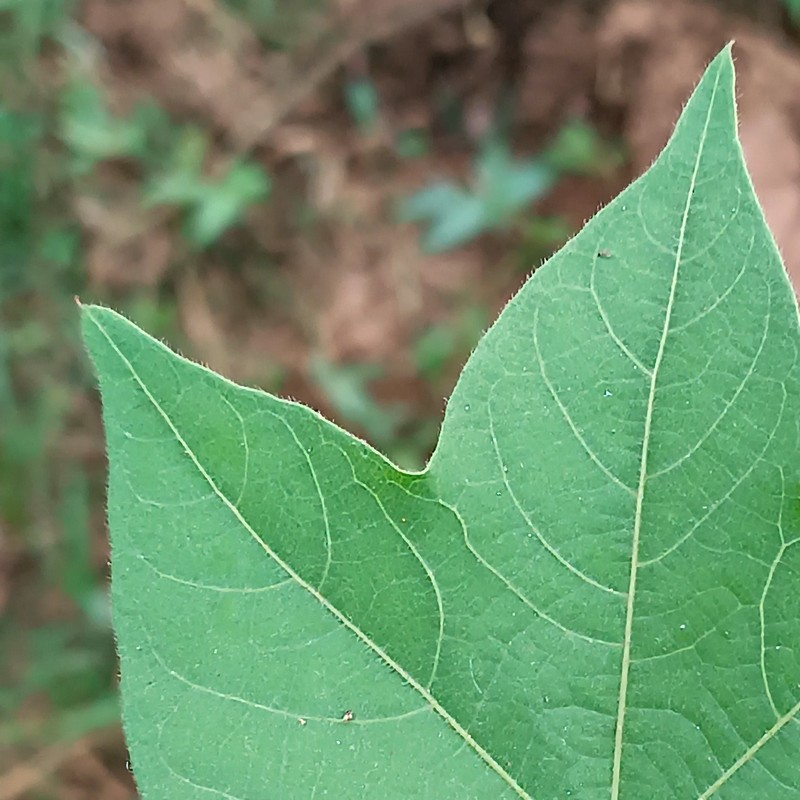
#> input picture backend/uploads/anonymous_20260128_174903_photo.jpg, 800 x 800 px
$ python -i image_quality_check.py   (imports and definitions only)   (older library calls are emulated)
#> lines starting #> are read from the running program, lines starting #| are printed output that depends on the picture; after the words box and inside, x2 and y2 are one past the last pixel; in counts of white or black regions, pixels touching at a corner belong together
import cv2
import numpy as np
from typing import Tuple, Dict

# [169 lines left out: functions check_image_quality, get_quality_feedback, enhance_image_quality, not called in this run]

def check_content_validity(image_path: str) -> Dict[str, any]:
    """
    Check if the image content appears to be a plant/leaf based on color analysis.
    This helps reject random photos like faces, furniture, etc.
    """
    try:
        img = cv2.imread(image_path)
#> img is the input picture: shape (800, 800, 3); mean B, G, R 106.3, 146.6, 108.6
        if img is None:
            return {'is_valid': False, 'reason': 'Unable to read image'}


        hsv = cv2.cvtColor(img, cv2.COLOR_BGR2HSV)
#> hsv: shape (800, 800, 3); mean H, S, V 49.3, 92.4, 151.9


        total_pixels = img.shape[0] * img.shape[1]


        lower_green = np.array([25, 30, 30])
        upper_green = np.array([95, 255, 255])
        mask_green = cv2.inRange(hsv, lower_green, upper_green)
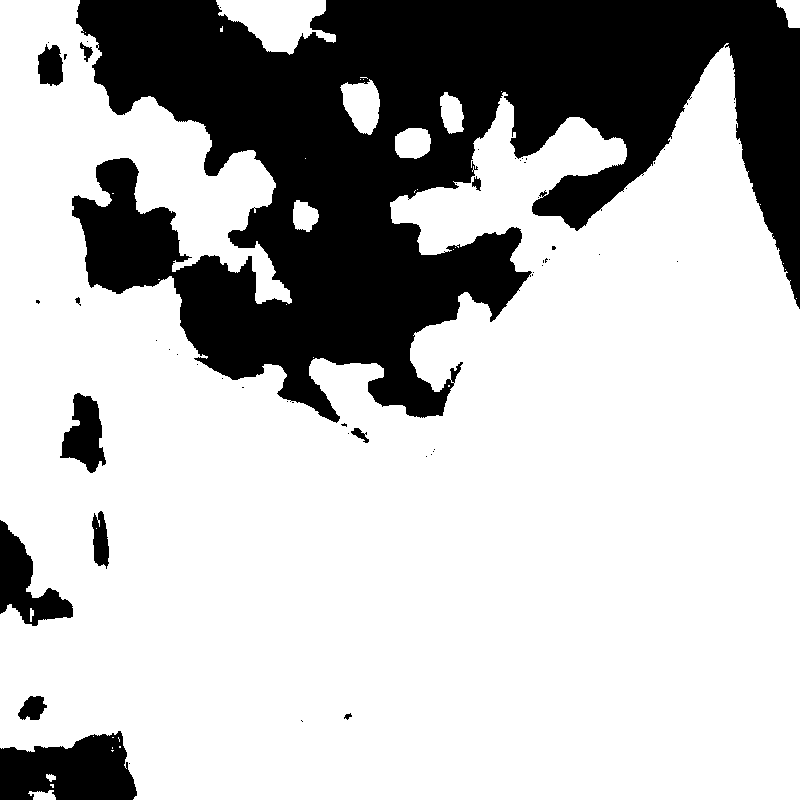
#> mask_green: shape (800, 800); 72.9% white; 55 black regions (43 under 20 px), largest, box (x1, y1, x2, y2) and area: (72, 0, 800, 423) 158409, (0, 731, 137, 800) 7101, (0, 520, 73, 626) 3359


        lower_yellow = np.array([10, 30, 30])
        upper_yellow = np.array([35, 255, 255])
        mask_yellow = cv2.inRange(hsv, lower_yellow, upper_yellow)
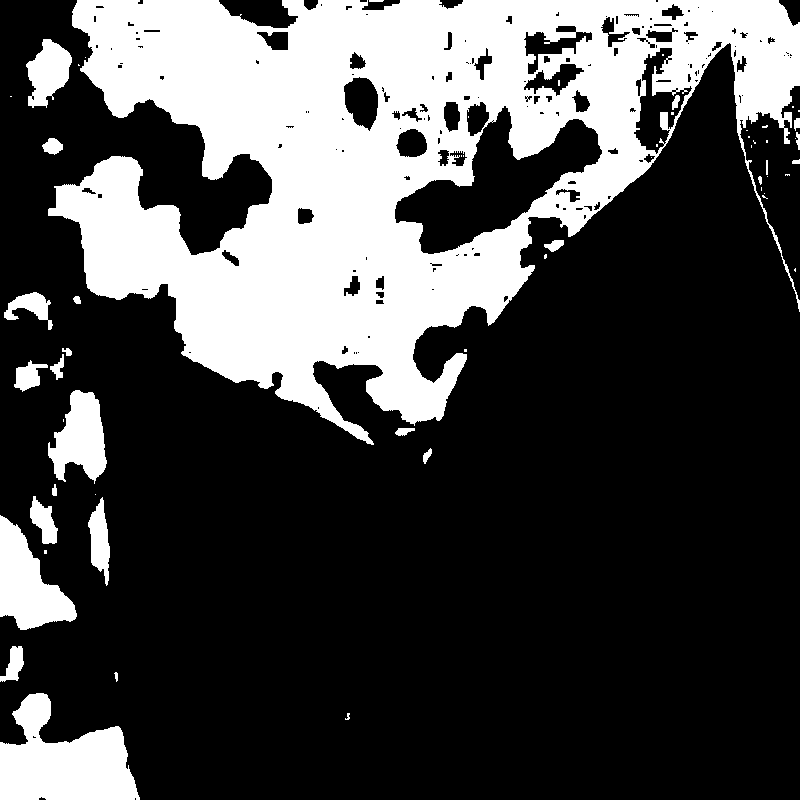
#> mask_yellow: shape (800, 800); 28.7% white; 59 white regions (32 under 20 px), largest, box (x1, y1, x2, y2) and area: (48, 0, 800, 445) 159005, (0, 693, 140, 800) 9297, (0, 515, 77, 630) 4703


        lower_brown = np.array([0, 20, 20])
        upper_brown = np.array([20, 200, 150])
        mask_brown = cv2.inRange(hsv, lower_brown, upper_brown)
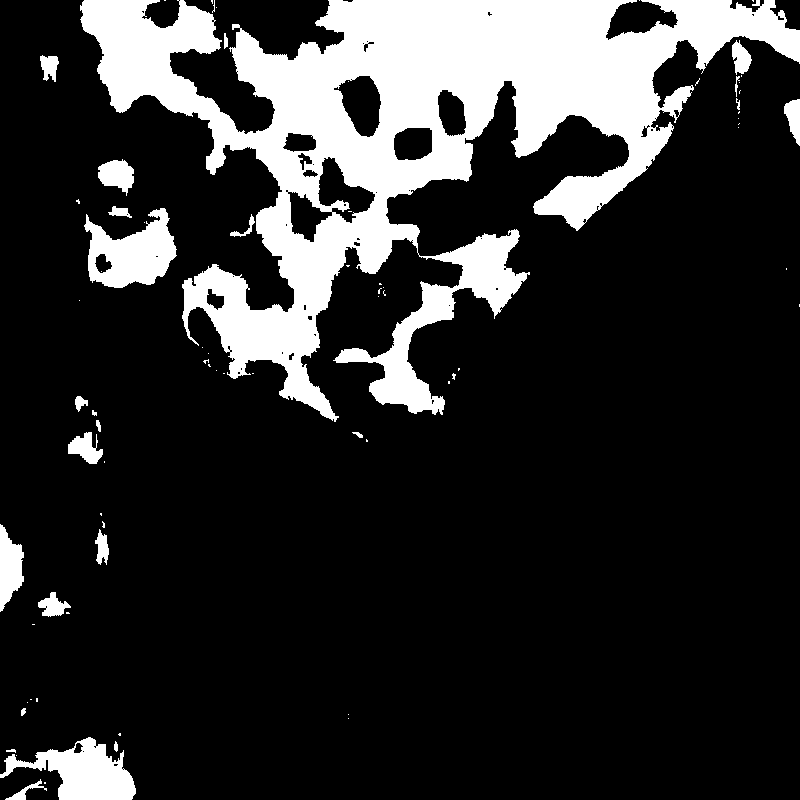
#> mask_brown: shape (800, 800); 18.5% white; 76 white regions (52 under 20 px), largest, box (x1, y1, x2, y2) and area: (80, 0, 800, 422) 103945, (84, 208, 177, 288) 4387, (0, 737, 136, 800) 4290


        combined_mask = cv2.bitwise_or(mask_green, mask_yellow)
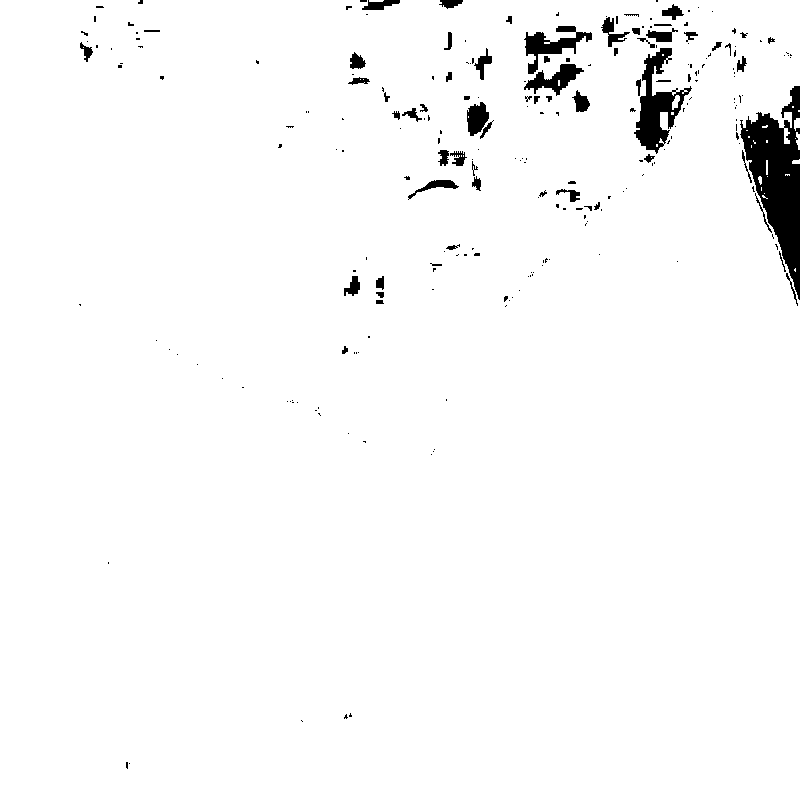
#> combined_mask: shape (800, 800); 97.5% white; 242 black regions (179 under 20 px), largest, box (x1, y1, x2, y2) and area: (740, 86, 800, 300) 6054, (634, 48, 692, 154) 2342, (524, 26, 592, 74) 1117
        combined_mask = cv2.bitwise_or(combined_mask, mask_brown)
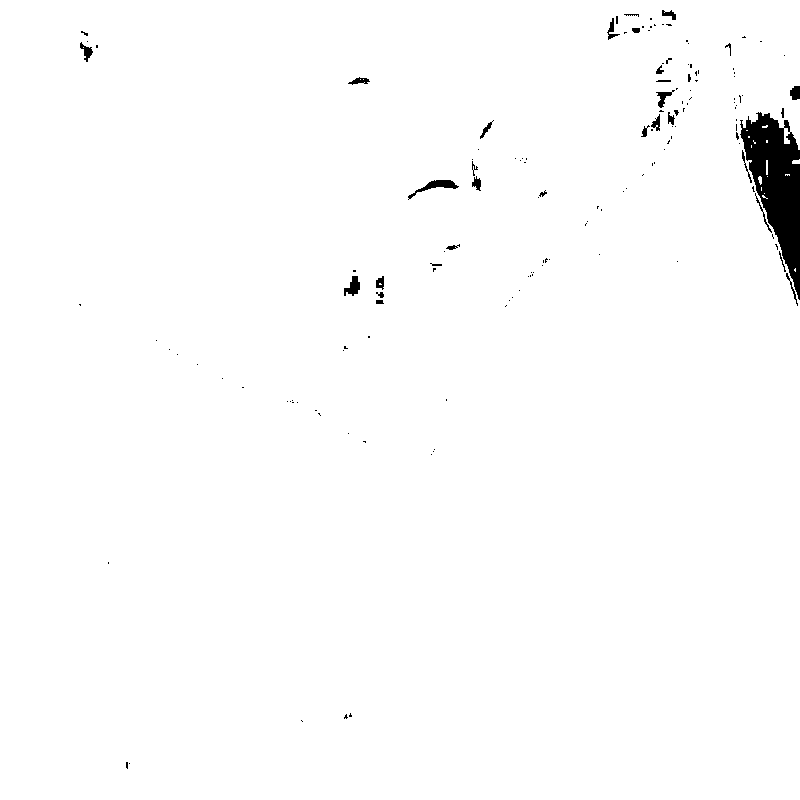
#> combined_mask: shape (800, 800); 98.7% white; 150 black regions (119 under 20 px), largest, box (x1, y1, x2, y2) and area: (740, 112, 800, 300) 5625, (408, 180, 459, 200) 277, (344, 276, 360, 296) 188


        plant_pixels = cv2.countNonZero(combined_mask)
#> plant_pixels = 631905
        plant_ratio = plant_pixels / total_pixels
#> plant_ratio = 0.987

        print(f"DEBUG: Plant pixel ratio: {plant_ratio:.3f}")
#| DEBUG: Plant pixel ratio: 0.987


        min_plant_ratio = 0.15

        if plant_ratio < min_plant_ratio:
            return {
                'is_valid': False,
                'reason': 'Image does not appear to contain enough plant material (leaves/stems). Please ensure the crop is clearly visible.',
                'score': float(plant_ratio)
            }

        return {
            'is_valid': True,
            'reason': 'Valid plant content detected',
            'score': float(plant_ratio)
        }

    except Exception as e:
        print(f"Error in content check: {e}")

        return {'is_valid': True, 'reason': 'Content check passed (fallback)'}

>>> result = check_content_validity('../uploads/anonymous_20260128_174903_photo.jpg')
#> result = {'is_valid': True, 'reason': 'Valid plant content detected', 'score': 0.987}

$ run again, on backend/uploads/anonymous_20260128_181046_photo.jpg
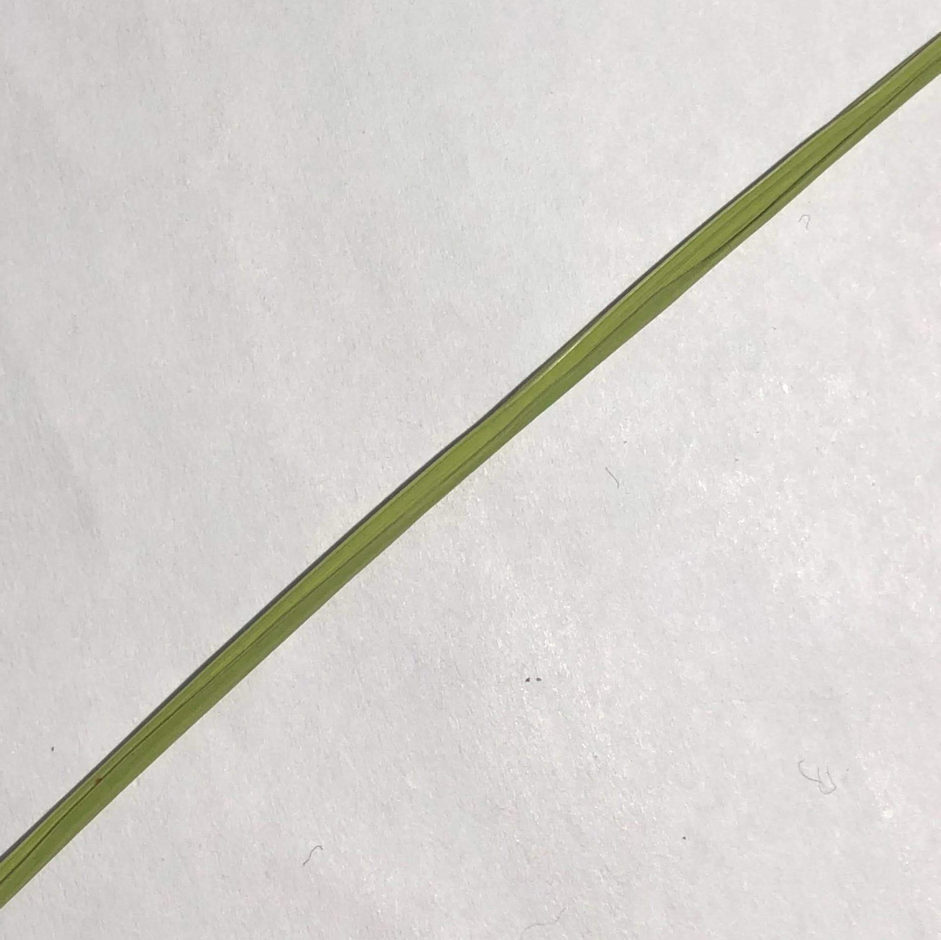
#> input picture backend/uploads/anonymous_20260128_181046_photo.jpg, 1881 x 1880 px (shown at 1/2 size)
#> in check_content_validity, img is the input picture: shape (1880, 1881, 3); mean B, G, R 207, 210.9, 214.1
#> hsv: shape (1880, 1881, 3); mean H, S, V 14, 11, 214.4
#> in check_content_validity, `mask_green = cv2.inRange(hsv, lower_green, upper_green)`:
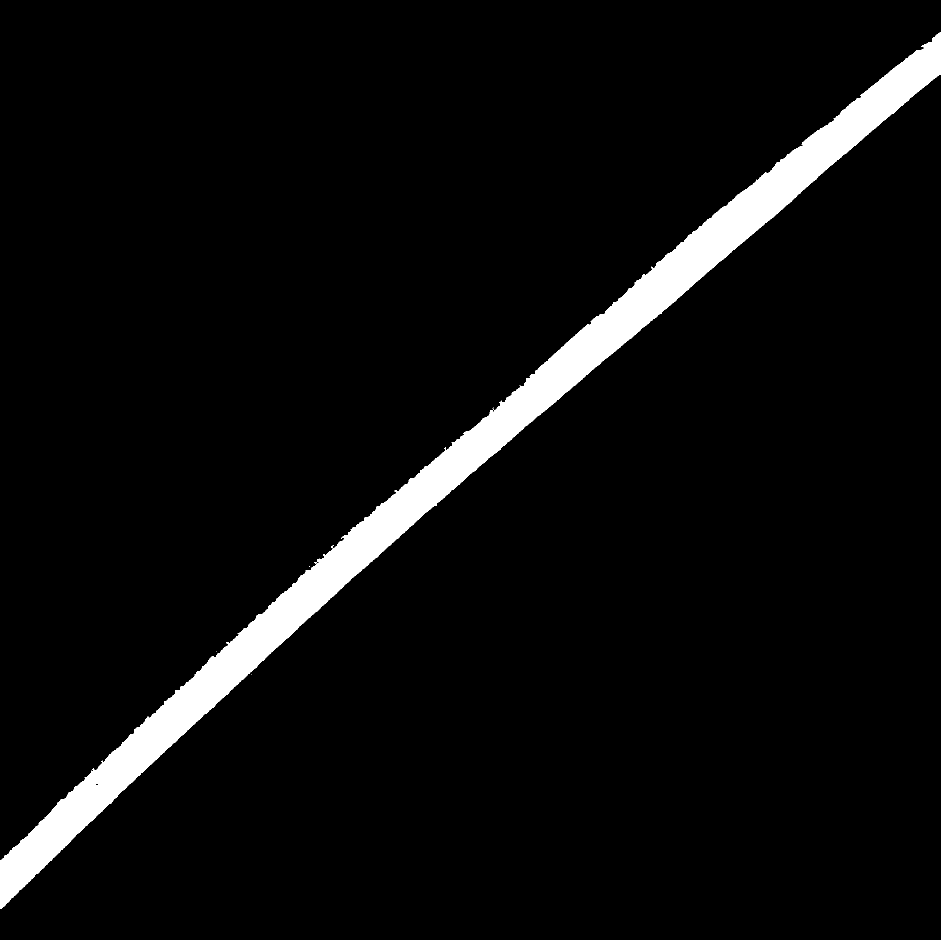
#> mask_green: shape (1880, 1881) (shown at 1/2 size); 5.1% white; 9 white regions (8 under 20 px), largest, box (x1, y1, x2, y2) and area: (0, 65, 1881, 1818) 180890
#> mask_yellow: shape (1880, 1881); 5.1% white; 4 white regions (3 under 20 px), largest, box (x1, y1, x2, y2) and area: (0, 65, 1881, 1818) 181440
#> mask_brown: shape (1880, 1881); 0.04% white in thin lines or dots, all inside (x1, y1, x2, y2) = (0, 82, 1863, 1720)
#> in check_content_validity, `combined_mask = cv2.bitwise_or(combined_mask, mask_brown)`:
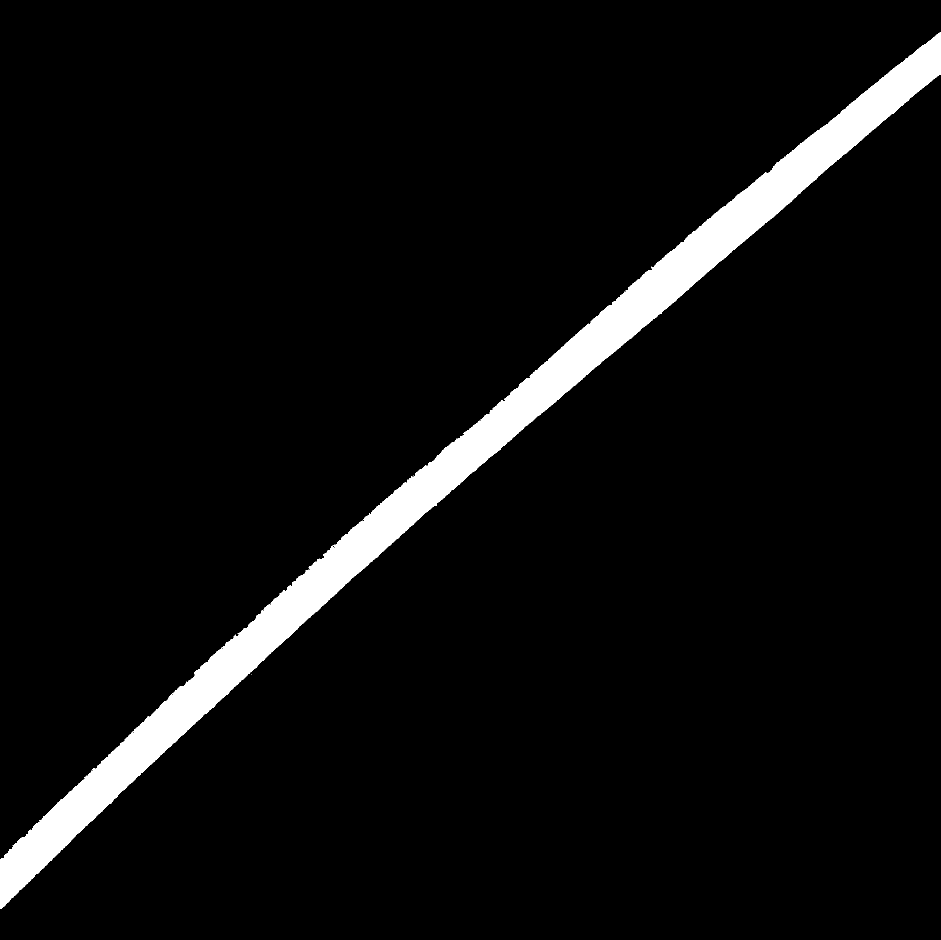
#> combined_mask: shape (1880, 1881) (shown at 1/2 size); 5.2% white; 9 white regions (8 under 20 px), largest, box (x1, y1, x2, y2) and area: (0, 65, 1881, 1818) 184539
#> plant_pixels = 184549
#> plant_ratio = 0.0522
#| DEBUG: Plant pixel ratio: 0.052
#> result = 3 items

$ run again, on backend/uploads/anonymous_20260128_181347_photo.jpg
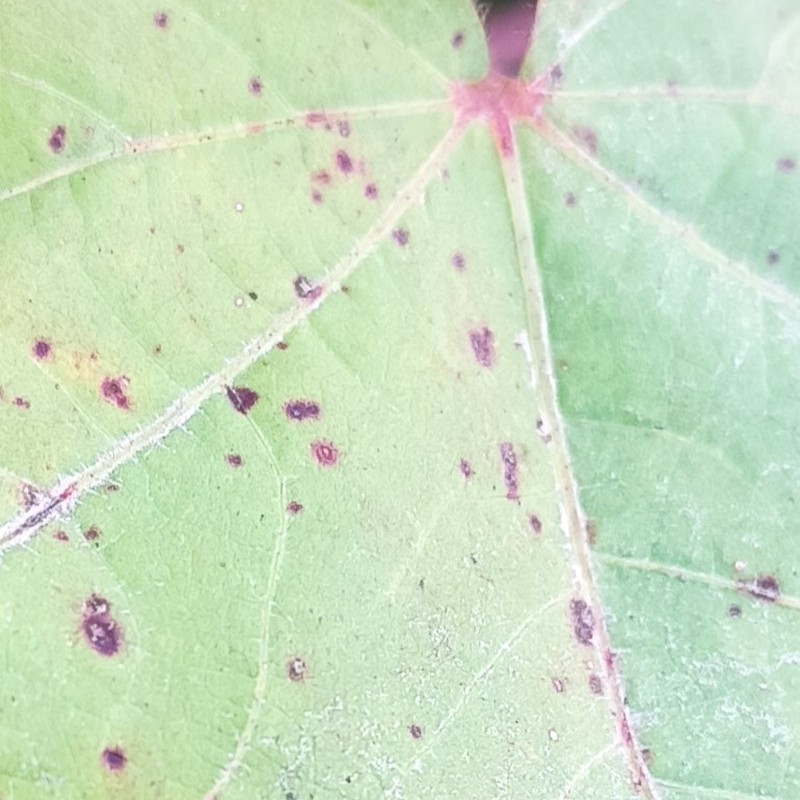
#> input picture backend/uploads/anonymous_20260128_181347_photo.jpg, 800 x 800 px
#> in check_content_validity, img is the input picture: shape (800, 800, 3); mean B, G, R 196.1, 225.4, 204.6
#> hsv: shape (800, 800, 3); mean H, S, V 57.3, 38.8, 227
#> in check_content_validity, `mask_green = cv2.inRange(hsv, lower_green, upper_green)`:
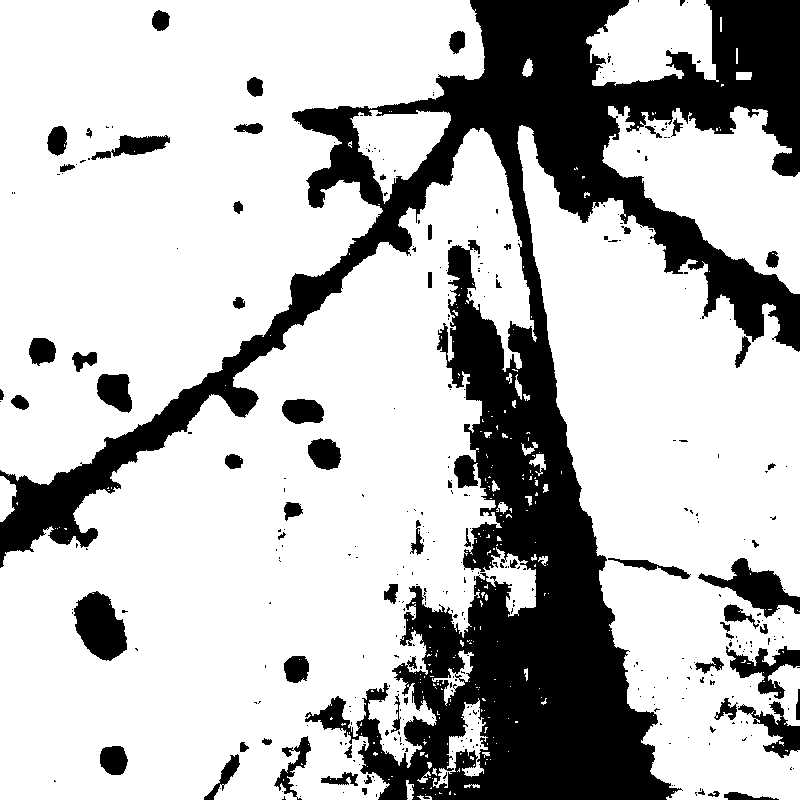
#> mask_green: shape (800, 800); 73.5% white; 369 black regions (303 under 20 px), largest, box (x1, y1, x2, y2) and area: (0, 0, 800, 800) 147589, (74, 591, 127, 661) 2507, (698, 558, 800, 618) 2322
#> mask_yellow: shape (800, 800); 1.5% white; 157 white regions (116 under 20 px), largest, box (x1, y1, x2, y2) and area: (26, 330, 135, 416) 3074, (306, 135, 361, 202) 907, (98, 744, 129, 786) 582
#> mask_brown: shape (800, 800); 0.07% white in thin lines or dots
#> in check_content_validity, `combined_mask = cv2.bitwise_or(mask_green, mask_yellow)`:
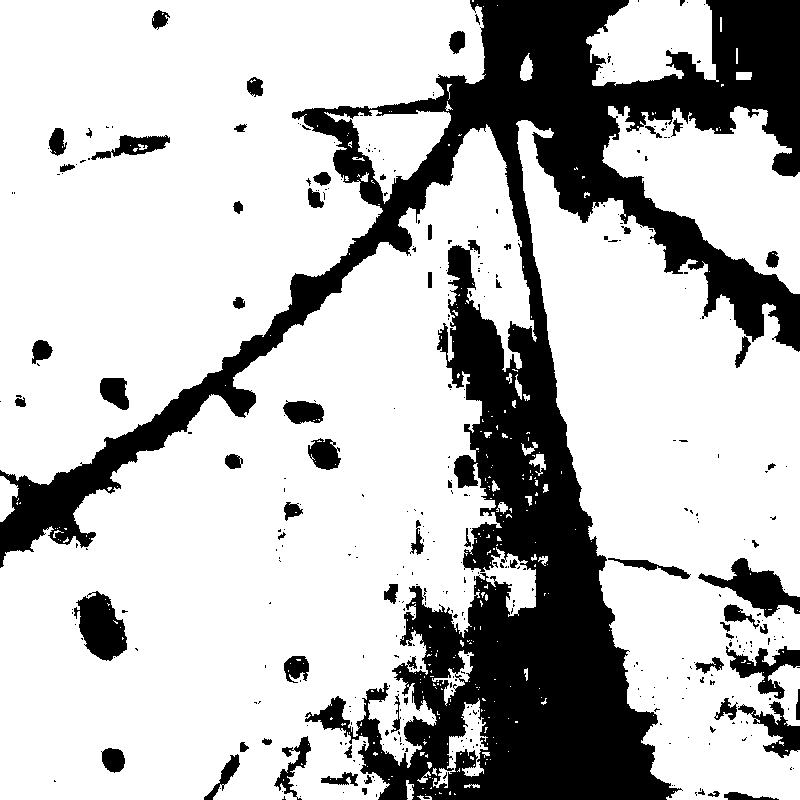
#> combined_mask: shape (800, 800); 74.2% white; 388 black regions (321 under 20 px), largest, box (x1, y1, x2, y2) and area: (0, 0, 800, 800) 145230, (74, 591, 127, 661) 2344, (698, 558, 800, 618) 2322
#> plant_pixels = 474912
#> plant_ratio = 0.742
#| DEBUG: Plant pixel ratio: 0.742
#> result = {'is_valid': True, 'reason': 'Valid plant content detected', 'score': 0.742}
